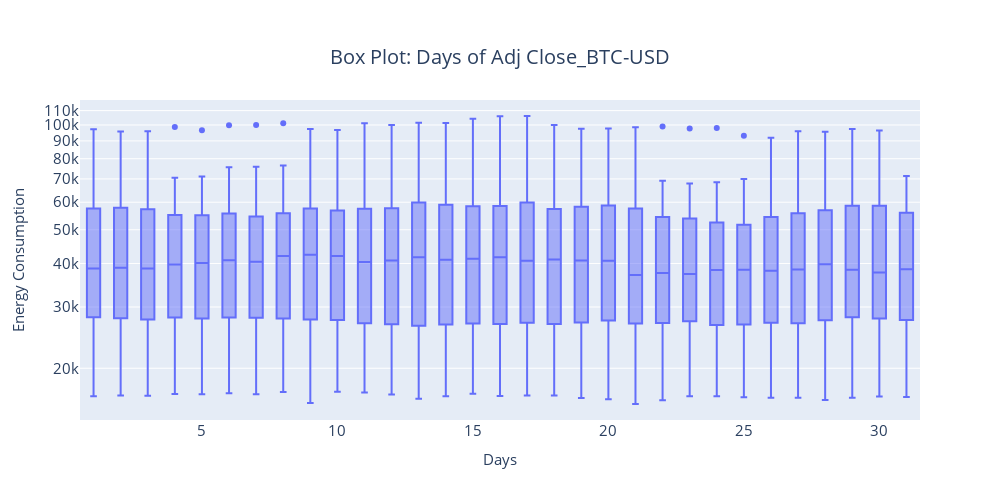

Source (notebook cell):
### Code cell
plot_seasonal_box_plot(1,ts_df,close_columns[0])

### Figure 1 — Plotly figure (JSON) as saved in the notebook; plotly's stock layout.template omitted (floating-point values rounded to 4 significant figures; data arrays with more than 128 entries replaced by an {"elided": "..."} marker saying what was removed)
{"data": [{"alignmentgroup": "True", "hovertemplate": "day=%{x}<br>Adj Close_BTC-USD=%{y}<extra></extra>", "legendgroup": "", "marker": {"color": "#636efa"}, "name": "", "notched": false, "offsetgroup": "", "orientation": "v", "showlegend": false, "type": "box", "x": {"elided": "1450 int values"}, "x0": " ", "xaxis": "x", "y": {"elided": "1450 float values"}, "y0": " ", "yaxis": "y"}], "layout": {"autosize": false, "boxmode": "group", "height": 500, "legend": {"font": {"size": 15}, "orientation": "h", "title": {}, "tracegroupgap": 0, "x": 1, "xanchor": "right", "y": 0.98, "yanchor": "bottom"}, "title": {"font": {"size": 20}, "text": "Box Plot: Days of Adj Close_BTC-USD", "x": 0.5, "xanchor": "center", "yanchor": "top"}, "width": 1000, "xaxis": {"anchor": "y", "autorange": true, "domain": [0, 1], "range": [0.5, 31.5], "tickfont": {"size": 15}, "title": {"font": {"size": 15}, "text": "Days"}, "type": "linear"}, "yaxis": {"anchor": "x", "autorange": true, "domain": [0, 1], "range": [4.152, 5.072], "tickfont": {"size": 15}, "title": {"font": {"size": 15}, "text": "Energy Consumption"}, "type": "log"}}}
